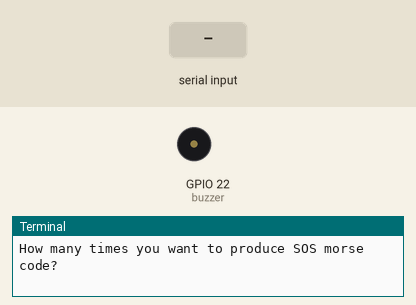
Bench run of a program on a simulated Raspberry Pi (BCM pin numbers). Shown: buzzer (waves = sounding, pin HIGH), the last lines printed to the terminal. The inputs (shaded band) are chosen by the test bench.

Above: at 1.2 s.
1.3 s: "5" typed at the terminal, then Enter
At 2.55 s:
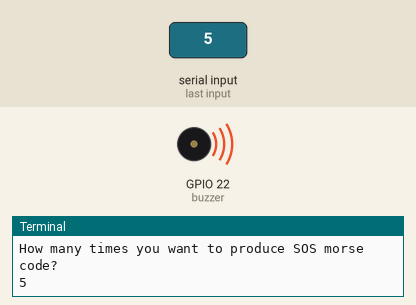
Timing chart, 0 to 10.3 s (numbered marks = the images above; inputs shaded):
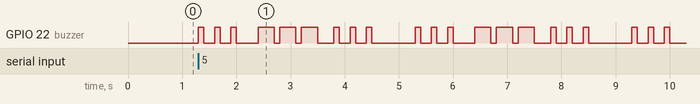

The program:

6-morsecode.py
```python
from os import system
from time import sleep
from gpiozero import Buzzer
from gpiozero.pins.pigpio import PiGPIOFactory

factory = PiGPIOFactory('192.168.0.123')
buzzer = Buzzer(22, pin_factory=factory)


def element(tfrom, tto):
    buzzer.on()
    sleep(tfrom)
    buzzer.off()
    sleep(tto)


def dot():
    element(0.1, 0.2)


def dash():
    element(0.3, 0.1)


def letterSpace():
    sleep(0.2)


def wordSpace():
    sleep(0.6)


def morseLetterS():
    for i in range(3):
        dot()


def morseLetterO():
    for i in range(3):
        dash()


def SOS():
    morseLetterS()
    letterSpace()
    morseLetterO()
    letterSpace()
    morseLetterS()
    wordSpace()


system("clear")
count = input("How many times you want to produce SOS morse code?")
count = int(count)

while count > 0:
    SOS()
    count -= 1
```

Measured:
- after the input at 1.3 s, GPIO 22 (buzzer): LOW → HIGH at once, then repeats every 4.0 s: 2 × (LOW 0.20 s, HIGH 0.10 s), LOW 0.40 s, 2 × (HIGH 0.30 s, LOW 0.10 s), HIGH 0.30 s, LOW 0.30 s, 2 × (HIGH 0.10 s, LOW 0.20 s), HIGH 0.10 s, LOW 0.80 s, HIGH 0.10 s
